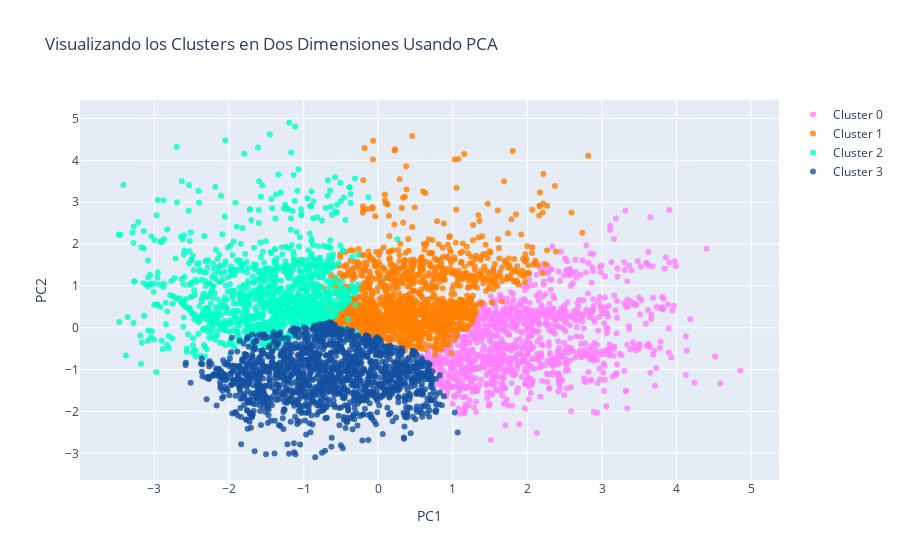

Notebook source saved alongside this figure:
### Markdown cell above
### Visualización 2-D

### Code cell
#Instrucciones para construir el gráfico 2-D

#trace1 es para 'Cluster 0'
trace1 = go.Scatter(
                    x = cluster0["PC1_2d"],
                    y = cluster0["PC2_2d"],
                    mode = "markers",
                    name = "Cluster 0",
                    marker = dict(color = 'rgba(255, 128, 255, 0.8)'),
                    text = None)

#trace2 es para 'Cluster 1'
trace2 = go.Scatter(
                    x = cluster1["PC1_2d"],
                    y = cluster1["PC2_2d"],
                    mode = "markers",
                    name = "Cluster 1",
                    marker = dict(color = 'rgba(255, 128, 2, 0.8)'),
                    text = None)

#trace3 es para 'Cluster 2'
trace3 = go.Scatter(
                    x = cluster2["PC1_2d"],
                    y = cluster2["PC2_2d"],
                    mode = "markers",
                    name = "Cluster 2",
                    marker = dict(color = 'rgba(0, 255, 200, 0.8)'),
                    text = None)

#trace4 es para 'Cluster 3'
trace4 = go.Scatter(
                    x = cluster3["PC1_2d"],
                    y = cluster3["PC2_2d"],
                    mode = "markers",
                    name = "Cluster 3",
                    marker = dict(color = 'rgba(20, 80, 160, 0.8)'),
                    text = None)

data = [trace1, trace2, trace3, trace4]

title = "Visualizando los Clusters en Dos Dimensiones Usando PCA"

layout = dict(title = title,
              xaxis= dict(title= 'PC1',ticklen= 5,zeroline= False),
              yaxis= dict(title= 'PC2',ticklen= 5,zeroline= False)
             )

fig = dict(data = data, layout = layout)

iplot(fig)

### Figure 1 — Plotly figure (JSON) as saved in the notebook; plotly's stock layout.template omitted (floating-point values rounded to 4 significant figures; data arrays with more than 128 entries replaced by an {"elided": "..."} marker saying what was removed)
{"data": [{"marker": {"color": "rgba(255, 128, 255, 0.8)"}, "mode": "markers", "name": "Cluster 0", "type": "scatter", "x": {"elided": "1069 float values"}, "y": {"elided": "1069 float values"}}, {"marker": {"color": "rgba(255, 128, 2, 0.8)"}, "mode": "markers", "name": "Cluster 1", "type": "scatter", "x": {"elided": "1466 float values"}, "y": {"elided": "1466 float values"}}, {"marker": {"color": "rgba(0, 255, 200, 0.8)"}, "mode": "markers", "name": "Cluster 2", "type": "scatter", "x": {"elided": "1198 float values"}, "y": {"elided": "1198 float values"}}, {"marker": {"color": "rgba(20, 80, 160, 0.8)"}, "mode": "markers", "name": "Cluster 3", "type": "scatter", "x": {"elided": "1544 float values"}, "y": {"elided": "1544 float values"}}], "layout": {"title": {"text": "Visualizando los Clusters en Dos Dimensiones Usando PCA"}, "xaxis": {"ticklen": 5, "title": {"text": "PC1"}, "zeroline": false}, "yaxis": {"ticklen": 5, "title": {"text": "PC2"}, "zeroline": false}}}
